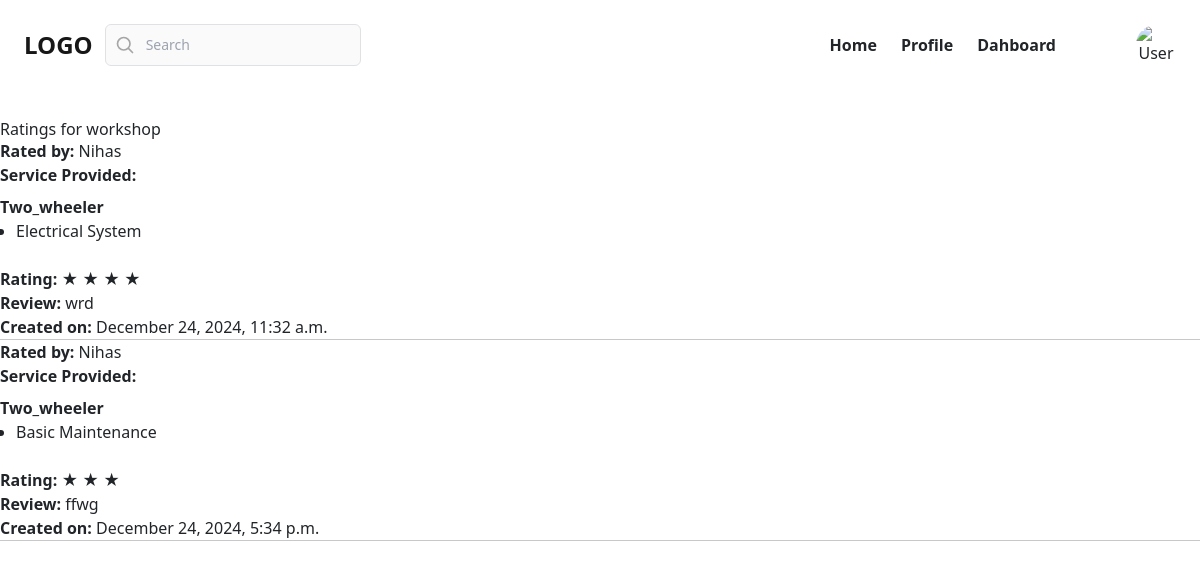
The app's page /ratings/12/ (signed in), older data.
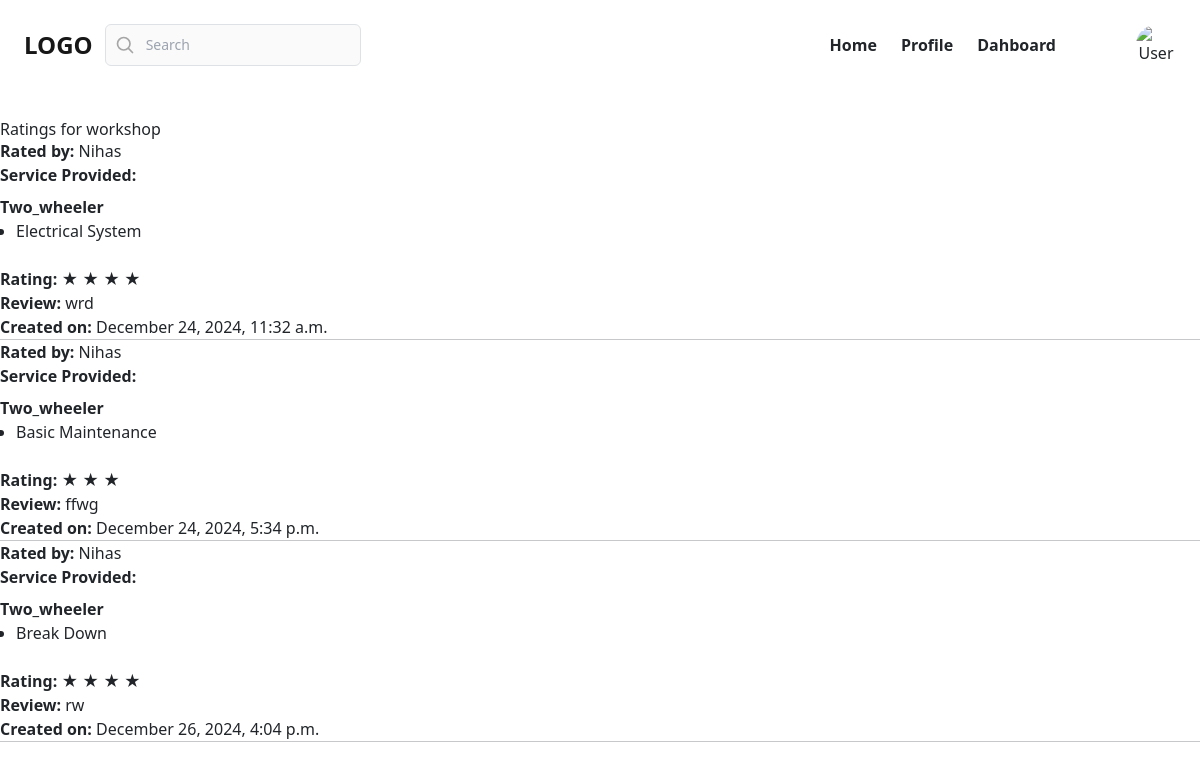
The same page, newer data.
### myapp/models.py (models this page shows, shortened)
class Rating(models.Model):
    breakdown_request = models.OneToOneField(BreakdownRequest, on_delete=models.CASCADE, related_name='rating')
    service_provider = models.ForeignKey(User, on_delete=models.CASCADE, related_name='ratings')
    rating = models.PositiveIntegerField(default=5)
    review = models.TextField(blank=True, null=True)
    created_date=models.DateTimeField(auto_now_add=True)

class BaseModel(models.Model):
    created_date=models.DateTimeField(auto_now_add=True)
    updated_date=models.DateTimeField(auto_now=True)
    is_active=models.BooleanField(default=True)

class BreakdownRequest(BaseModel):
    customer = models.ForeignKey(User, on_delete=models.CASCADE, related_name='breakdown_requests')
    service_provider = models.ForeignKey(User, on_delete=models.CASCADE, related_name='assigned_requests')
    service_types = models.ManyToManyField(ServiceType, related_name='breakdown_requests')
    description = models.TextField(null=True,blank=True)
    image = models.ImageField(upload_to='images/', blank=True, null=True)
    status_choices = [
        ('pending', 'Pending'),
        ('accepted', 'Accepted'),
        ('pick_up', 'Pick up Completed'),
        ('in_progress', 'In Progress'),
        ('completed', 'Completed'),
        ('delivered', 'Delivered'),
        ('cancelled', 'Cancelled'),
        ]
    status = models.CharField(max_length=20, choices=status_choices, default='pending')
    latitude = models.FloatField(blank=True,null=True)
    longitude = models.FloatField(blank=True,null=True)
    estimated_date = models.DateField(null=True, blank=True)
    completed_at = models.DateTimeField(blank=True, null=True)

class User(AbstractUser):
    role_choices = [
        ('customer', 'Customer'),
        ('provider', 'Service Provider'),
    ]
    role = models.CharField(max_length=20, choices=role_choices,default="customer")
    phone_number = models.CharField(max_length=15, blank=True, null=True)
    is_verified=models.BooleanField(default=False)
    otp=models.CharField(max_length=6,null=True,blank=True)

class ServiceType(models.Model):
    vehicle_type_choices = [
        ('two_wheeler', 'Two wheeler'),
        ('four_wheeler', 'Four Wheeler'),
        ('others', 'Others'),
        ]
    vehicle_type = models.CharField(max_length=20, choices=vehicle_type_choices, default='two_wheeler')
    name = models.CharField(max_length=100)
    description = models.TextField(blank=True, null=True)

### myapp/views.py (the view)
# urls.py: path('ratings/<int:pk>/', views.RatingListView.as_view(), name='rating_list'),
@method_decorator(decs,name="dispatch")
class RatingListView(View):
    def get(self, request, *args, **kwargs):
        service_provider_id = kwargs.get('pk')
        service_provider = ServiceProviderProfile.objects.get(user_id=service_provider_id)
        ratings = Rating.objects.filter(service_provider_id=service_provider_id).select_related('breakdown_request__customer')
        return render(request, 'rating_list.html', {'service_provider': service_provider,'ratings': ratings,})

### myapp/templatetags/custom_filters.py (called while the page is built)
@register.filter
def range_filter(value):
    try:
        value = int(value)  # Convert to integer
    except (ValueError, TypeError):
        return range(0)  # Default to an empty range if conversion fails
    return range(value)

### myapp/templates/rating_list.html (shortened to what this page needs)
{% extends 'customer_base.html' %}
{% block main_block %}
{% load custom_filters %}
<h1>Ratings for {{ service_provider.user.username }}</h1>
    {% if ratings %}
        <ul>
            {% for rating in ratings %}
                <li>
                    <strong>Rated by:</strong> {{ rating.breakdown_request.customer.username }}<br>
                    <strong>Service Provided:</strong>
                            {% if rating.breakdown_request.service_types.exists %}
                            {% for service in rating.breakdown_request.service_types.all %}
                            <div class="mt-2">
                                <strong>{{ service.vehicle_type|capfirst }}</strong>
                                <ul class="list-disc pl-4">
                                    <li>{{ service.name }}</li>
                                </ul>
                            </div>
                            {% endfor %}
                            {% else %}
                            <p class="text-gray-500">No services available.</p>
                            {% endif %}
                       <br>
                    <strong>Rating:</strong>
                    <span>
                        {% for _ in rating.rating|add:"0"|range_filter %}
                            ★
                        {% endfor %}
                    </span><br>
                    <strong>Review:</strong> {{ rating.review|default:"No review provided." }}<br>
                    <strong>Created on:</strong> {{ rating.created_date|date:"F j, Y, g:i a" }}
                </li>
                <hr>
            {% endfor %}
        </ul>
    {% else %}
        <p>No ratings available for this service provider.</p>
    {% endif %}
{% endblock %}

Row changes from the older to the newer data that the page shows:
added Rating: breakdown_request.customer.username "Nihas", rating 4 (drawn), review "rw", created_date "December 26, 2024, 4:04 p.m."
now on this page (row unchanged): ServiceType: vehicle_type "Two_wheeler", name "Break Down", shown under "Nihas"
